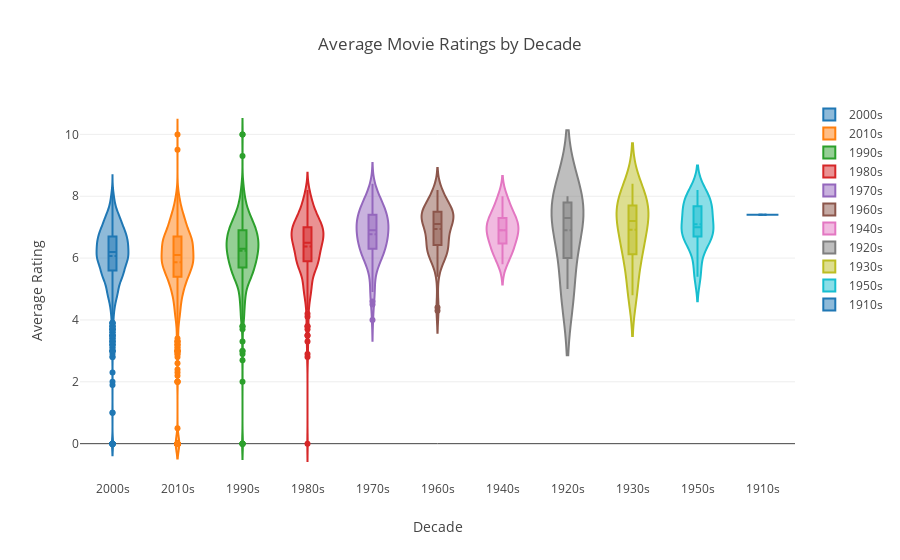

Notebook cell for this chart:
### Markdown cell above
### Violin Plots - Movie Ratings by Decade

### Code cell
da = []
for i in range(0,len(pd.unique(data['decade']))):
    trace = {
            "type": 'violin',
            "x": data['decade'][data['decade'] == pd.unique(data['decade'])[i]],
            "y": data['vote_average'][data['decade'] == pd.unique(data['decade'])[i]],
            "name": pd.unique(data['decade'])[i],
            "box": {
                "visible": True
            },
            "meanline": {
                "visible": True
            }
        }
    da.append(trace)

        
fig = {
    "data": da,
    "layout" : {
        "title": "Average Movie Ratings by Decade",
            "xaxis" : dict(title = 'Decade', autotick=False, showticklabels=True),
            "yaxis" : dict(title = 'Average Rating')
    }
}

iplot(fig, validate = False)

### Figure 1 — Plotly figure (JSON) as saved in the notebook; plotly's stock layout.template omitted (floating-point values rounded to 4 significant figures; data arrays with more than 128 entries replaced by an {"elided": "..."} marker saying what was removed)
{"data": [{"box": {"visible": true}, "meanline": {"visible": true}, "name": "2000s", "type": "violin", "x": {"elided": "2044 str values"}, "y": {"elided": "2044 float values"}}, {"box": {"visible": true}, "meanline": {"visible": true}, "name": "2010s", "type": "violin", "x": {"elided": "1438 str values"}, "y": {"elided": "1438 float values"}}, {"box": {"visible": true}, "meanline": {"visible": true}, "name": "1990s", "type": "violin", "x": {"elided": "778 str values"}, "y": {"elided": "778 float values"}}, {"box": {"visible": true}, "meanline": {"visible": true}, "name": "1980s", "type": "violin", "x": {"elided": "278 str values"}, "y": {"elided": "278 float values"}}, {"box": {"visible": true}, "meanline": {"visible": true}, "name": "1970s", "type": "violin", "x": ["1970s", "1970s", "1970s", "1970s", "1970s", "1970s", "1970s", "1970s", "1970s", "1970s", "1970s", "1970s", "1970s", "1970s", "1970s", "1970s", "1970s", "1970s", "1970s", "1970s", "1970s", "1970s", "1970s", "1970s", "1970s", "1970s", "1970s", "1970s", "1970s", "1970s", "1970s", "1970s", "1970s", "1970s", "1970s", "1970s", "1970s", "1970s", "1970s", "1970s", "1970s", "1970s", "1970s", "1970s", "1970s", "1970s", "1970s", "1970s", "1970s", "1970s", "1970s", "1970s", "1970s", "1970s", "1970s", "1970s", "1970s", "1970s", "1970s", "1970s", "1970s", "1970s", "1970s", "1970s", "1970s", "1970s", "1970s", "1970s", "1970s", "1970s", "1970s", "1970s", "1970s", "1970s", "1970s", "1970s", "1970s", "1970s", "1970s", "1970s", "1970s", "1970s", "1970s", "1970s", "1970s", "1970s", "1970s", "1970s", "1970s", "1970s", "1970s", "1970s", "1970s", "1970s", "1970s", "1970s", "1970s", "1970s", "1970s", "1970s", "1970s", "1970s", "1970s", "1970s", "1970s", "1970s", "1970s", "1970s", "1970s"], "y": [7.3, 6.9, 7.7, 7.2, 6.2, 6.9, 5.6, 8, 5.9, 6.9, 7.2, 6.9, 7, 5.9, 4.9, 7.4, 7.2, 5.9, 7.4, 6.1, 6.7, 7.4, 5, 5.1, 7.8, 6.6, 4.5, 6.1, 5.8, 8.3, 7.5, 7.5, 7.3, 5.4, 6.6, 8.1, 6.4, 7.7, 5.9, 7.9, 7.2, 7.4, 6.8, 7, 7.2, 6.3, 8.4, 6.4, 6.6, 6.3, 4, 6.2, 7, 7.2, 6.6, 6.3, 7.9, 7.4, 6.7, 6.6, 6.4, 6.4, 7.2, 8.2, 6.7, 7.8, 6.9, 7.1, 7.7, 6.9, 7.1, 6.5, 7, 6.2, 6.7, 7.4, 7.6, 7.7, 7, 7.2, 6.3, 7, 6.6, 6.7, 5.5, 6.1, 7.5, 6.7, 6.3, 7.5, 8, 6.6, 6.9, 7.6, 7.1, 6.4, 6.1, 5.7, 7.8, 7.8, 5.9, 6.6, 4.6, 7.5, 4.9, 7.3, 7.9, 6, 6.2]}, {"box": {"visible": true}, "meanline": {"visible": true}, "name": "1960s", "type": "violin", "x": ["1960s", "1960s", "1960s", "1960s", "1960s", "1960s", "1960s", "1960s", "1960s", "1960s", "1960s", "1960s", "1960s", "1960s", "1960s", "1960s", "1960s", "1960s", "1960s", "1960s", "1960s", "1960s", "1960s", "1960s", "1960s", "1960s", "1960s", "1960s", "1960s", "1960s", "1960s", "1960s", "1960s", "1960s", "1960s", "1960s", "1960s", "1960s", "1960s", "1960s", "1960s", "1960s", "1960s", "1960s", "1960s", "1960s", "1960s", "1960s", "1960s", "1960s", "1960s", "1960s", "1960s", "1960s", "1960s", "1960s", "1960s", "1960s", "1960s", "1960s", "1960s", "1960s", "1960s", "1960s", "1960s", "1960s", "1960s", "1960s", "1960s", "1960s", "1960s"], "y": [7.3, 6.2, 6.7, 6.2, 8.2, 6.5, 6.5, 6, 7.4, 6.3, 7.8, 7.4, 7.3, 7.9, 7.2, 7, 6.5, 7, 6.5, 5.7, 7.4, 6.5, 7.4, 7.4, 7, 7.6, 7.2, 8.1, 7.5, 7.8, 6.8, 6.1, 7.5, 6.2, 7.4, 7.4, 6.2, 7.5, 7.4, 7.2, 8.1, 6.4, 7.3, 7.6, 7.1, 7.3, 6, 7.5, 6.9, 8, 7.6, 6.3, 6.1, 8, 6.7, 6.7, 5.4, 6.1, 8.1, 6.1, 6.9, 6.1, 6.6, 7.3, 7.6, 7, 4.3, 7.6, 7.5, 7.1, 4.4]}, {"box": {"visible": true}, "meanline": {"visible": true}, "name": "1940s", "type": "violin", "x": ["1940s", "1940s", "1940s", "1940s", "1940s", "1940s", "1940s", "1940s", "1940s", "1940s", "1940s", "1940s", "1940s", "1940s", "1940s", "1940s", "1940s", "1940s", "1940s", "1940s", "1940s", "1940s", "1940s", "1940s", "1940s"], "y": [6.9, 6.2, 6.6, 6.2, 6.6, 8, 7.3, 6, 7, 7.2, 5.8, 7.6, 6.5, 6.8, 7.2, 7.1, 7.3, 7.7, 7.4, 6.8, 6.4, 7.9, 6.2, 6.8, 7]}, {"box": {"visible": true}, "meanline": {"visible": true}, "name": "1920s", "type": "violin", "x": ["1920s", "1920s", "1920s", "1920s"], "y": [8, 7.6, 5, 7]}, {"box": {"visible": true}, "meanline": {"visible": true}, "name": "1930s", "type": "violin", "x": ["1930s", "1930s", "1930s", "1930s", "1930s", "1930s", "1930s", "1930s", "1930s", "1930s", "1930s", "1930s", "1930s", "1930s", "1930s"], "y": [8.4, 6.2, 6.1, 7.7, 7.4, 4.8, 7.2, 7.9, 8.1, 6.9, 6.8, 7.4, 6.1, 7.7, 5.1]}, {"box": {"visible": true}, "meanline": {"visible": true}, "name": "1950s", "type": "violin", "x": ["1950s", "1950s", "1950s", "1950s", "1950s", "1950s", "1950s", "1950s", "1950s", "1950s", "1950s", "1950s", "1950s", "1950s", "1950s", "1950s", "1950s", "1950s", "1950s", "1950s", "1950s", "1950s", "1950s", "1950s", "1950s", "1950s", "1950s"], "y": [7, 6.4, 6.8, 6, 5.4, 6.9, 6.6, 6.4, 7.3, 7.4, 7.6, 7.7, 8, 7.8, 6.9, 7.6, 6.9, 7.2, 6.7, 6.9, 5.5, 8, 7.6, 8.2, 8.2, 6.7, 7.8]}, {"box": {"visible": true}, "meanline": {"visible": true}, "name": "1910s", "type": "violin", "x": ["1910s"], "y": [7.4]}], "layout": {"title": "Average Movie Ratings by Decade", "xaxis": {"autotick": false, "showticklabels": true, "title": "Decade"}, "yaxis": {"title": "Average Rating"}}}
